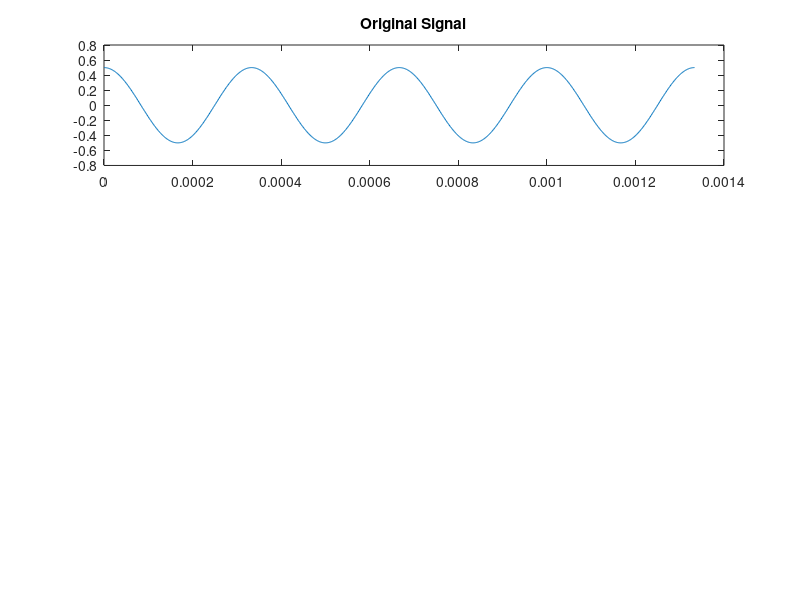

Write the MATLAB code that produced this figure.
clc;
clear all;
close all;

A = 0.5;
f = 3000;
Fs = 1e5;
%n = 0:1:4*(f/fs);
t = linspace(0,4/f,1000);

x = A * cos(2*pi*(f)*t);
subplot(3,1,1);
plot(t,x);
title("Original Signal");